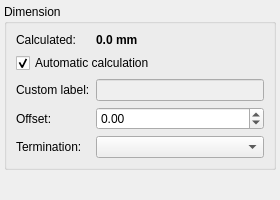
<?xml version="1.0" encoding="UTF-8"?>
<ui version="4.0">
 <class>DimensionPropertiesWidget</class>
 <widget class="QWidget" name="DimensionPropertiesWidget">
  <property name="geometry">
   <rect>
    <x>0</x>
    <y>0</y>
    <width>280</width>
    <height>200</height>
   </rect>
  </property>
  <property name="windowTitle">
   <string>Dimension Properties</string>
  </property>
  <layout class="QVBoxLayout" name="verticalLayout">
   <property name="spacing">
    <number>6</number>
   </property>
   <property name="leftMargin">
    <number>4</number>
   </property>
   <property name="topMargin">
    <number>4</number>
   </property>
   <property name="rightMargin">
    <number>4</number>
   </property>
   <property name="bottomMargin">
    <number>4</number>
   </property>
   <item>
    <widget class="QGroupBox" name="m_groupBox">
     <property name="title">
      <string>Dimension</string>
     </property>
     <layout class="QFormLayout" name="formLayout">
      <property name="fieldGrowthPolicy">
       <enum>QFormLayout::AllNonFixedFieldsGrow</enum>
      </property>
      <item row="0" column="0">
       <widget class="QLabel" name="label_length_title">
        <property name="text">
         <string>Calculated:</string>
        </property>
       </widget>
      </item>
      <item row="0" column="1">
       <widget class="QLabel" name="m_length_label">
        <property name="font">
         <font>
          <bold>true</bold>
         </font>
        </property>
        <property name="text">
         <string>0.0 mm</string>
        </property>
       </widget>
      </item>
      <item row="1" column="0" colspan="2">
       <widget class="QCheckBox" name="m_auto_cb">
        <property name="text">
         <string>Automatic calculation</string>
        </property>
        <property name="checked">
         <bool>true</bool>
        </property>
       </widget>
      </item>
      <item row="2" column="0">
       <widget class="QLabel" name="label_text">
        <property name="text">
         <string>Custom label:</string>
        </property>
       </widget>
      </item>
      <item row="2" column="1">
       <widget class="QLineEdit" name="m_custom_text_le">
        <property name="enabled">
         <bool>false</bool>
        </property>
       </widget>
      </item>
      <item row="3" column="0">
       <widget class="QLabel" name="label_offset">
        <property name="text">
         <string>Offset:</string>
        </property>
       </widget>
      </item>
      <item row="3" column="1">
       <widget class="QDoubleSpinBox" name="m_offset_sb">
        <property name="minimum">
         <double>-1000.000000000000000</double>
        </property>
        <property name="maximum">
         <double>1000.000000000000000</double>
        </property>
        <property name="singleStep">
         <double>5.000000000000000</double>
        </property>
       </widget>
      </item>
      <item row="4" column="0">
       <widget class="QLabel" name="label_style">
        <property name="text">
         <string>Termination:</string>
        </property>
       </widget>
      </item>
      <item row="4" column="1">
       <widget class="QComboBox" name="m_style_cb"/>
      </item>
     </layout>
    </widget>
   </item>
   <item>
    <spacer name="verticalSpacer">
     <property name="orientation">
      <enum>Qt::Vertical</enum>
     </property>
     <property name="sizeHint" stdset="0">
      <size>
       <width>20</width>
       <height>40</height>
      </size>
     </property>
    </spacer>
   </item>
  </layout>
 </widget>
 <resources/>
 <connections/>
</ui>
